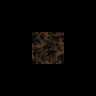

Tiled map render using the project's own tile images. Description and the map definition, with tile-layer contents summarised, below:
An orthogonal 3x3 tile map with 32x32 px tiles, 3 tile layers (RuleRegions, ruleSet, rule1_Ground), 3 hidden layers not drawn, 4 tilesets.

<map version="1.0" orientation="orthogonal" width="3" height="3" tilewidth="32" tileheight="32">
 <tileset firstgid="1" name="Collision" tilewidth="32" tileheight="32">
  <image source="../../graphics/tiles/collision.png" width="64" height="32" />
 </tileset>
 <tileset firstgid="3" name="set_rules" tilewidth="32" tileheight="32">
  <image source="../../graphics/tiles/set_rules.png" width="64" height="64" />
 </tileset>
 <tileset firstgid="7" name="set_hlw" tilewidth="32" tileheight="32">
  <image source="../../graphics/tiles/set_hlw.png" width="256" height="160" />
 </tileset>
 <tileset firstgid="47" name="hlw_ground" tilewidth="32" tileheight="32">
  <image source="../../graphics/tiles/hlw_ground.png" width="512" height="256" />
 </tileset>
 <layer name="RuleRegions" width="3" height="3">
  <data>[9 cells, 1 non-empty, 1 distinct tile ids]</data>
 </layer>
 <layer name="ruleSet" width="3" height="3">
  <data>[9 cells, 1 non-empty, 1 distinct tile ids]</data>
 </layer>
 <layer name="rule1_Ground" width="3" height="3">
  <data>[9 cells, 1 non-empty, 1 distinct tile ids]</data>
 </layer>
 <layer name="rule2_Ground" width="3" height="3" visible="0">
  <data>[9 cells, 1 non-empty, 1 distinct tile ids]</data>
 </layer>
 <layer name="rule3_Ground" width="3" height="3" visible="0">
  <data>[9 cells, 1 non-empty, 1 distinct tile ids]</data>
 </layer>
 <layer name="rule4_Ground" width="3" height="3" visible="0">
  <data>[9 cells, 1 non-empty, 1 distinct tile ids]</data>
 </layer>
</map>
